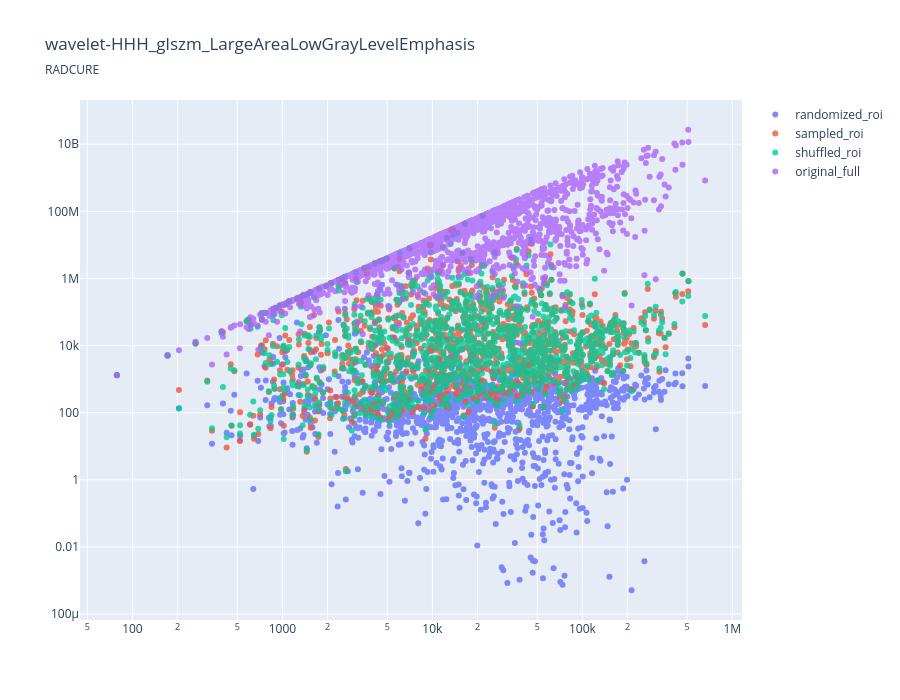

Source (notebook cell):
### Code cell
region = 'roi'
image_types=[f'randomized_{region}', f'sampled_{region}', f'shuffled_{region}', 'original_full']
log_vol = True
log_feat = True

fig_list = []
for idx, feature in enumerate(sig_feats):

    plot_feat_df = sig_feature_sets[feature]
   
    log_fig = plot_feat_vs_volume(plot_feat_df, mesh_vol, image_types, feature, log_vol = log_vol, log_feat=log_feat)
    log_fig.update_layout(
        title_subtitle=dict(text=dataset)
    )
    log_fig.show()

    # fig_list.append(log_fig)
    # fig_list.append(sns_fig)

### Figure 1 — Plotly figure (JSON) as saved in the notebook; plotly's stock layout.template omitted (floating-point values rounded to 4 significant figures; data arrays with more than 128 entries replaced by an {"elided": "..."} marker saying what was removed)
{"data": [{"marker": {"size": 6}, "mode": "markers", "name": "randomized_roi", "opacity": 0.8, "type": "scatter", "x": {"elided": "1270 float values"}, "y": {"elided": "1270 float values"}}, {"marker": {"size": 6}, "mode": "markers", "name": "sampled_roi", "opacity": 0.8, "type": "scatter", "x": {"elided": "1270 float values"}, "y": {"elided": "1270 float values"}}, {"marker": {"size": 6}, "mode": "markers", "name": "shuffled_roi", "opacity": 0.8, "type": "scatter", "x": {"elided": "1270 float values"}, "y": {"elided": "1270 float values"}}, {"marker": {"size": 6}, "mode": "markers", "name": "original_full", "opacity": 0.8, "type": "scatter", "x": {"elided": "1270 float values"}, "y": {"elided": "1270 float values"}}], "layout": {"height": 700, "title": {"subtitle": {"text": "RADCURE"}, "text": "wavelet-HHH_glszm_LargeAreaLowGrayLevelEmphasis"}, "width": 900, "xaxis": {"type": "log"}, "yaxis": {"range": [null, null], "type": "log"}}}
